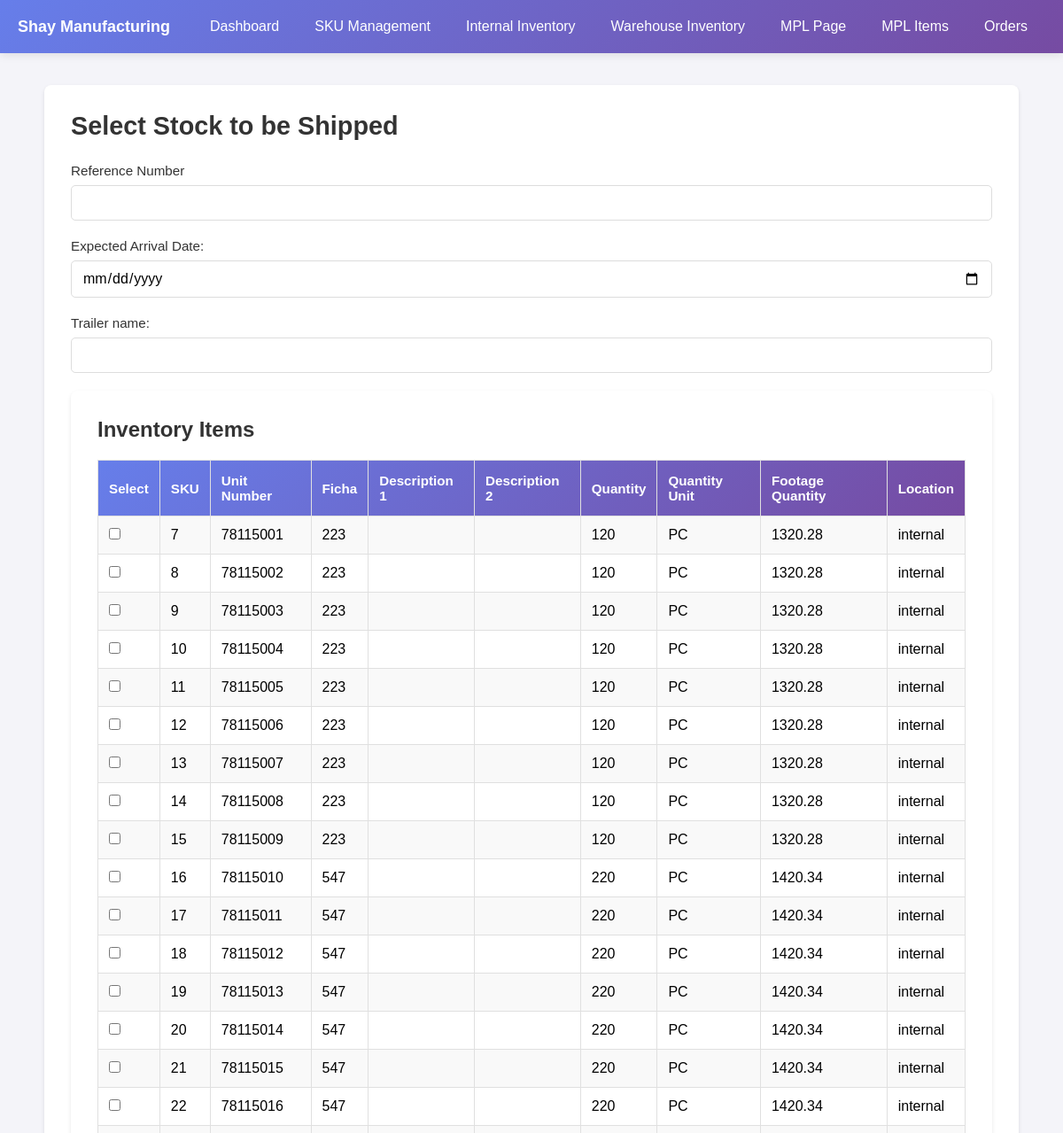
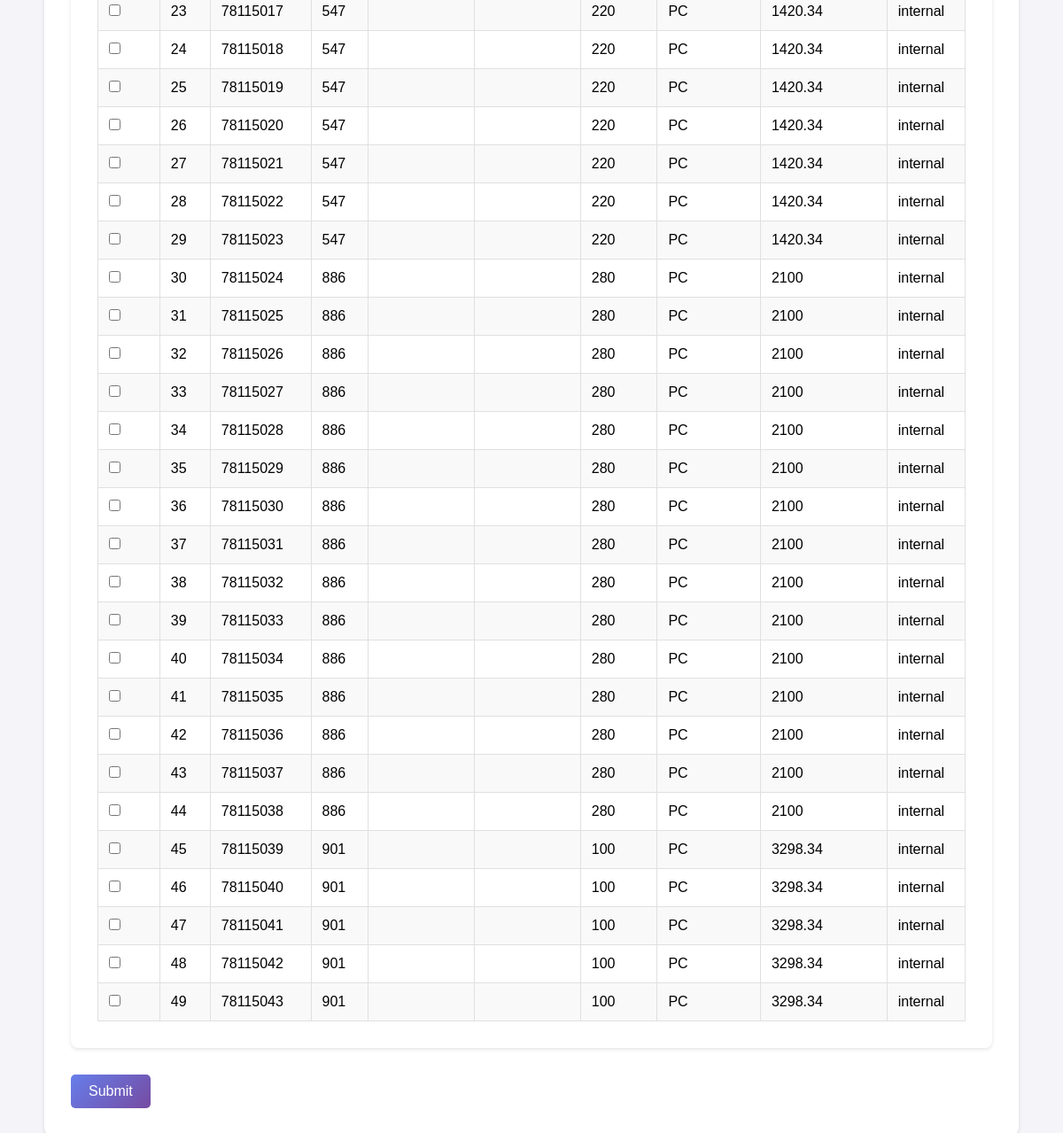
Page /mpl.php on the committed database (2 pictures, top to bottom).
### tables this page shows
CREATE TABLE `inventory_item_info` (
  `inventory_id` int(100) NOT NULL,
  `sku` varchar(100) DEFAULT NULL,
  `unit_numb` int(15) DEFAULT NULL,
  `ficha` int(11) DEFAULT NULL,
  `description1` text,
  `description2` text,
  `quantity` int(15) NOT NULL,
  `quantity_unit` varchar(10) NOT NULL,
  `footage_quantity` float NOT NULL,
  `location` text
);

### mpl.php (the view, shortened to what this page needs)
<?php
    require_once('library/cms.php');
?>
<!DOCTYPE html>
<html lang="en">
<head>
    <link rel="stylesheet" href="css/stylesheet.css">
    <link rel="stylesheet" href="css/stylesheet.css">
    <link rel="stylesheet" href="css/nav.css">
</head>
<body>
       <?php include('header.php'); ?>
    <div class="dashboard-container">
    <div class="form-section">
        <h1>Select Stock to be Shipped</h1>
        <form method="POST" action="library/cms.php">
            <div class="form-group">
                <label for="reference">Reference Number</label>
                <input type="number" id="reference" name="reference" required>
            </div>
            <div class="form-group">
                <label for="date">Expected Arrival Date:</label>
                <input type="date" id="date" name="date" required>
            </div>
            <div class="form-group">
                <label for="truck">Trailer name:</label>
                <input type="text" id="truck" name="truck" required>
            </div>
            <div class="table-container">
                <h2>Inventory Items</h2>
                <table class="data_tb">
            <tr>
                <th>Select</th>
                <th>SKU</th>
                <th>Unit Number</th>
                <th>Ficha</th>
                <th>Description 1</th>
                <th>Description 2</th>
                <th>Quantity</th>
                <th>Quantity Unit</th>
                <th>Footage Quantity</th>
                <th>Location</th>
            </tr>
            <?php
                $result = mysqli_query($connection, "SELECT * FROM inventory_item_info WHERE location = 'internal'");
                    if($row = mysqli_num_rows($result)){
                        foreach($result as $row){
                            echo "<tr>";
                            echo "<td> <input type='checkbox' value='" . htmlspecialchars($row['inventory_id']) . "' name='selected_items[" . htmlspecialchars($row['inventory_id']) . "]'> </td>";
                            echo "<td>" . htmlspecialchars($row['inventory_id'] ?? '') . "</td>";
                            echo "<td>" . htmlspecialchars($row['unit_numb'] ?? '') . "</td>";
                            echo "<td>" . htmlspecialchars($row['ficha'] ?? '') . "</td>";
                            echo "<td>" . htmlspecialchars($row['description_1'] ?? '') . "</td>";
                            echo "<td>" . htmlspecialchars($row['description_2'] ?? '') . "</td>";
                            echo "<td>" . htmlspecialchars($row['quantity'] ?? '') . "</td>";
                            echo "<td>" . htmlspecialchars($row['quantity_unit'] ?? '') . "</td>";
                            echo "<td>" . htmlspecialchars($row['footage_quantity'] ?? '') . "</td>";
                            echo "<td>" . htmlspecialchars($row['location'] ?? '') . "</td>";
                            echo "</tr>";
                        }
                    }
            ?>
                </table>
            </div>
            <div class="form-actions">
                <button type="submit" name="send_list" class="btn-form">Submit</button>
            </div>
        </form>
    </div>
</div>
</body>
</html>

### css/stylesheet.css (style rules this page uses)
* { margin: 0; padding: 0; box-sizing: border-box; }
body { font-family: -apple-system, BlinkMacSystemFont, "Segoe UI", Roboto, Oxygen, Ubuntu, Cantarell, sans-serif; min-height: 100vh; justify-content: center; align-items: center; }
.data_tb { width: 100%; border-collapse: collapse; }
.table-container { background: white; padding: 30px; border-radius: 8px; margin-bottom: 30px; box-shadow: 0 2px 4px rgba(0,0,0,0.1); overflow-x: auto; }
.table-container h2 { margin-bottom: 20px; color: #333; font-size: 1.5rem; }
h1, h2 { margin-bottom: 1rem; }
td, th { border: 1px solid #e0e0e0; padding: 12px; text-align: left; }
tr:nth-child(even) { background-color: #f9f9f9; }
tr:nth-child(odd) { background-color: #ffffff; }
th { padding-top: 14px; padding-bottom: 14px; text-align: left; color: white; font-weight: 600; font-size: 0.95rem; }
.data_tb tr:first-child { background: linear-gradient(135deg, #667eea 0%, #764ba2 100%); font-size: 14px; }
.dashboard-container { padding: 20px; background-color: #f4f4f9; font-family: Arial, sans-serif; }
.form-section { background: white; padding: 30px; border-radius: 8px; margin-bottom: 30px; box-shadow: 0 2px 4px rgba(0,0,0,0.1); margin: 0 auto; margin-top: 1rem; margin-bottom: 1rem; margin-left: 30px; margin-right: 30px; }
.form-section h1 { color: #333; margin-bottom: 25px; font-size: 1.8rem; }
.form-group { margin-bottom: 20px; display: flex; flex-direction: column; }
.form-group label { margin-bottom: 8px; font-weight: 500; color: #333; font-size: 0.95rem; }
.form-group input { padding: 10px 12px; border: 1px solid #ddd; border-radius: 5px; font-size: 1rem; font-family: inherit; transition: border-color 0.3s ease, box-shadow 0.3s ease; }
.form-actions { margin-top: 25px; display: flex; gap: 10px; }
.btn-form { position: relative; display: inline-block; padding: 10px 20px; background: linear-gradient(135deg, #667eea 0%, #764ba2 100%); color: white; text-decoration: none; border: none; border-radius: 5px; cursor: pointer; overflow: hidden; transition: all 0.3s ease; font-family: Arial, Helvetica, sans-serif; font-size: 1rem; font-weight: 500; }
.btn-form::before { content: ''; position: absolute; top: 0; left: -100%; width: 50%; height: 100%; background: linear-gradient( to right, rgba(255, 255, 255, 0) 0%, rgba(255, 255, 255, 0.3) 50%, rgba(255, 255, 255, 0) 100% ); transform: skewX(-25deg); transition: none; }

### css/nav.css (style rules this page uses)
body { padding-top: 60px; }

### rows in the picture
inventory_item_info: inventory_id "7", unit_numb "78115001", ficha "223", quantity "120", quantity_unit "PC", footage_quantity "1320.28", location "internal"
inventory_item_info: inventory_id "8", unit_numb "78115002", ficha "223", quantity "120", quantity_unit "PC", footage_quantity "1320.28", location "internal"
inventory_item_info: inventory_id "9", unit_numb "78115003", ficha "223", quantity "120", quantity_unit "PC", footage_quantity "1320.28", location "internal"
inventory_item_info: inventory_id "10", unit_numb "78115004", ficha "223", quantity "120", quantity_unit "PC", footage_quantity "1320.28", location "internal"
inventory_item_info: inventory_id "11", unit_numb "78115005", ficha "223", quantity "120", quantity_unit "PC", footage_quantity "1320.28", location "internal"
inventory_item_info: inventory_id "12", unit_numb "78115006", ficha "223", quantity "120", quantity_unit "PC", footage_quantity "1320.28", location "internal"
inventory_item_info: inventory_id "13", unit_numb "78115007", ficha "223", quantity "120", quantity_unit "PC", footage_quantity "1320.28", location "internal"
inventory_item_info: inventory_id "14", unit_numb "78115008", ficha "223", quantity "120", quantity_unit "PC", footage_quantity "1320.28", location "internal"
inventory_item_info: inventory_id "15", unit_numb "78115009", ficha "223", quantity "120", quantity_unit "PC", footage_quantity "1320.28", location "internal"
inventory_item_info: inventory_id "16", unit_numb "78115010", ficha "547", quantity "220", quantity_unit "PC", footage_quantity "1420.34", location "internal"
inventory_item_info: inventory_id "17", unit_numb "78115011", ficha "547", quantity "220", quantity_unit "PC", footage_quantity "1420.34", location "internal"
inventory_item_info: inventory_id "18", unit_numb "78115012", ficha "547", quantity "220", quantity_unit "PC", footage_quantity "1420.34", location "internal"
inventory_item_info: inventory_id "19", unit_numb "78115013", ficha "547", quantity "220", quantity_unit "PC", footage_quantity "1420.34", location "internal"
inventory_item_info: inventory_id "20", unit_numb "78115014", ficha "547", quantity "220", quantity_unit "PC", footage_quantity "1420.34", location "internal"
inventory_item_info: inventory_id "21", unit_numb "78115015", ficha "547", quantity "220", quantity_unit "PC", footage_quantity "1420.34", location "internal"
inventory_item_info: inventory_id "22", unit_numb "78115016", ficha "547", quantity "220", quantity_unit "PC", footage_quantity "1420.34", location "internal"
inventory_item_info: inventory_id "23", unit_numb "78115017", ficha "547", quantity "220", quantity_unit "PC", footage_quantity "1420.34", location "internal"
inventory_item_info: inventory_id "24", unit_numb "78115018", ficha "547", quantity "220", quantity_unit "PC", footage_quantity "1420.34", location "internal"
inventory_item_info: inventory_id "25", unit_numb "78115019", ficha "547", quantity "220", quantity_unit "PC", footage_quantity "1420.34", location "internal"
inventory_item_info: inventory_id "26", unit_numb "78115020", ficha "547", quantity "220", quantity_unit "PC", footage_quantity "1420.34", location "internal"
inventory_item_info: inventory_id "27", unit_numb "78115021", ficha "547", quantity "220", quantity_unit "PC", footage_quantity "1420.34", location "internal"
inventory_item_info: inventory_id "28", unit_numb "78115022", ficha "547", quantity "220", quantity_unit "PC", footage_quantity "1420.34", location "internal"
inventory_item_info: inventory_id "29", unit_numb "78115023", ficha "547", quantity "220", quantity_unit "PC", footage_quantity "1420.34", location "internal"
inventory_item_info: inventory_id "30", unit_numb "78115024", ficha "886", quantity "280", quantity_unit "PC", footage_quantity "2100", location "internal"
inventory_item_info: inventory_id "31", unit_numb "78115025", ficha "886", quantity "280", quantity_unit "PC", footage_quantity "2100", location "internal"
inventory_item_info: inventory_id "32", unit_numb "78115026", ficha "886", quantity "280", quantity_unit "PC", footage_quantity "2100", location "internal"
inventory_item_info: inventory_id "33", unit_numb "78115027", ficha "886", quantity "280", quantity_unit "PC", footage_quantity "2100", location "internal"
inventory_item_info: inventory_id "34", unit_numb "78115028", ficha "886", quantity "280", quantity_unit "PC", footage_quantity "2100", location "internal"
inventory_item_info: inventory_id "35", unit_numb "78115029", ficha "886", quantity "280", quantity_unit "PC", footage_quantity "2100", location "internal"
inventory_item_info: inventory_id "36", unit_numb "78115030", ficha "886", quantity "280", quantity_unit "PC", footage_quantity "2100", location "internal"
inventory_item_info: inventory_id "37", unit_numb "78115031", ficha "886", quantity "280", quantity_unit "PC", footage_quantity "2100", location "internal"
inventory_item_info: inventory_id "38", unit_numb "78115032", ficha "886", quantity "280", quantity_unit "PC", footage_quantity "2100", location "internal"
inventory_item_info: inventory_id "39", unit_numb "78115033", ficha "886", quantity "280", quantity_unit "PC", footage_quantity "2100", location "internal"
inventory_item_info: inventory_id "40", unit_numb "78115034", ficha "886", quantity "280", quantity_unit "PC", footage_quantity "2100", location "internal"
inventory_item_info: inventory_id "41", unit_numb "78115035", ficha "886", quantity "280", quantity_unit "PC", footage_quantity "2100", location "internal"
inventory_item_info: inventory_id "42", unit_numb "78115036", ficha "886", quantity "280", quantity_unit "PC", footage_quantity "2100", location "internal"
inventory_item_info: inventory_id "43", unit_numb "78115037", ficha "886", quantity "280", quantity_unit "PC", footage_quantity "2100", location "internal"
inventory_item_info: inventory_id "44", unit_numb "78115038", ficha "886", quantity "280", quantity_unit "PC", footage_quantity "2100", location "internal"
inventory_item_info: inventory_id "45", unit_numb "78115039", ficha "901", quantity "100", quantity_unit "PC", footage_quantity "3298.34", location "internal"
inventory_item_info: inventory_id "46", unit_numb "78115040", ficha "901", quantity "100", quantity_unit "PC", footage_quantity "3298.34", location "internal"
inventory_item_info: inventory_id "47", unit_numb "78115041", ficha "901", quantity "100", quantity_unit "PC", footage_quantity "3298.34", location "internal"
inventory_item_info: inventory_id "48", unit_numb "78115042", ficha "901", quantity "100", quantity_unit "PC", footage_quantity "3298.34", location "internal"
inventory_item_info: inventory_id "49", unit_numb "78115043", ficha "901", quantity "100", quantity_unit "PC", footage_quantity "3298.34", location "internal"
